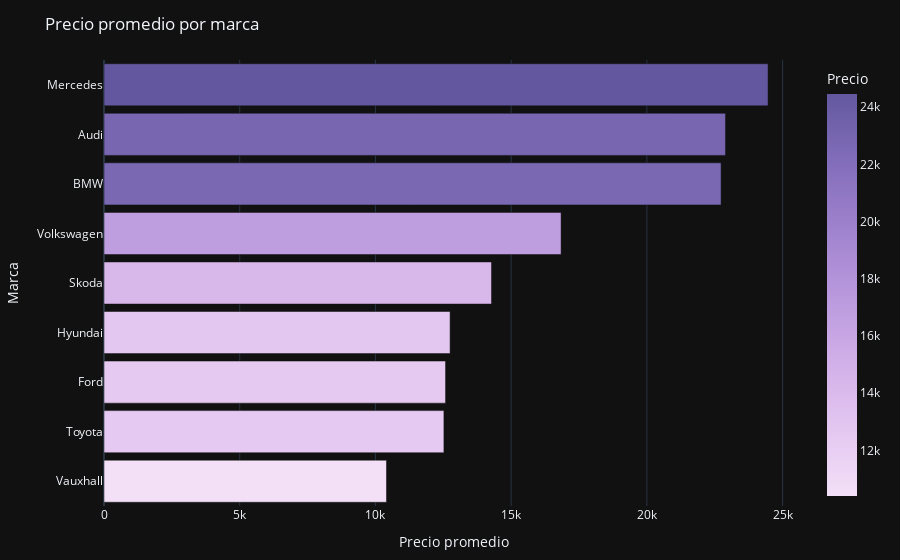

The notebook cell this image was saved under:
### Markdown cell above
Procedemos también a generar algunos gráficos interactivos que nos podrían ayudar a comprender mejor nuestros datos.

### Code cell
import pandas as pd
import plotly.express as px

# --- Agregación: precio promedio por marca ---
agg = (
    df_all_cars
    .groupby("brand", as_index=False)
    .agg(avg_price=("price", "mean"), n=("brand", "size"))
)

# Ordenamos de menor a mayor (o cambia ascending=False si prefieres)
agg = agg.sort_values("avg_price", ascending=True)

# --- Bar plot horizontal con escala continua Viridis ---
fig = px.bar(
    agg,
    x="avg_price",
    y="brand",
    orientation="h",                        # barras horizontales (eje Y como categorías)
    color="avg_price",                      # variable numérica para escala continua
    color_continuous_scale="purp",       # paleta continua Viridis
    title="Precio promedio por marca",
)

# Estética y modo oscuro
fig.update_layout(
    template="plotly_dark",
    xaxis_title="Precio promedio",
    yaxis_title="Marca",
    coloraxis_colorbar=dict(title="Precio"),
    bargap=0.15,
    margin=dict(l=80, r=40, t=60, b=40),
)

# Hovers más bonitos
fig.update_traces(
    hovertemplate="<b>%{y}</b><br>Precio prom.: %{x:.2f}<br>Observaciones: %{customdata}",
    customdata=agg[["n"]].values
)

fig.show()

### Figure 1 — Plotly figure (JSON) as saved in the notebook; plotly's stock layout.template omitted (floating-point values rounded to 4 significant figures)
{"data": [{"customdata": [[13632], [6738], [23419], [4860], [6267], [15157], [10781], [10668], [17018]], "hovertemplate": "<b>%{y}</b><br>Precio prom.: %{x:.2f}<br>Observaciones: %{customdata}", "legendgroup": "", "marker": {"color": [10410.0, 12520.0, 12580.0, 12750.0, 14280.0, 16840.0, 22730.0, 22900.0, 24460.0], "coloraxis": "coloraxis", "pattern": {"shape": ""}}, "name": "", "orientation": "h", "showlegend": false, "textposition": "auto", "type": "bar", "x": [10410.0, 12520.0, 12580.0, 12750.0, 14280.0, 16840.0, 22730.0, 22900.0, 24460.0], "xaxis": "x", "y": ["Vauxhall", "Toyota", "Ford", "Hyundai", "Skoda", "Volkswagen", "BMW", "Audi", "Mercedes"], "yaxis": "y"}], "layout": {"bargap": 0.15, "barmode": "relative", "coloraxis": {"colorbar": {"title": {"text": "Precio"}}, "colorscale": [[0, "rgb(243, 224, 247)"], [0.1667, "rgb(228, 199, 241)"], [0.3333, "rgb(209, 175, 232)"], [0.5, "rgb(185, 152, 221)"], [0.6667, "rgb(159, 130, 206)"], [0.8333, "rgb(130, 109, 186)"], [1, "rgb(99, 88, 159)"]]}, "legend": {"tracegroupgap": 0}, "margin": {"b": 40, "l": 80, "r": 40, "t": 60}, "title": {"text": "Precio promedio por marca"}, "xaxis": {"anchor": "y", "domain": [0, 1], "title": {"text": "Precio promedio"}}, "yaxis": {"anchor": "x", "domain": [0, 1], "title": {"text": "Marca"}}}}
